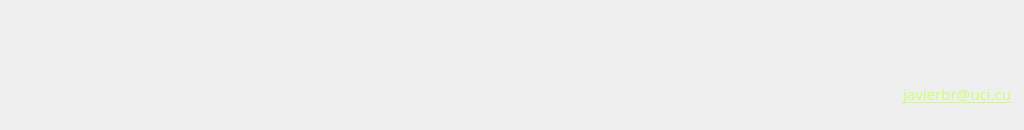
<?xml version="1.0" encoding="UTF-8"?>
<ui version="4.0">
 <class>FormBeta</class>
 <widget class="QWidget" name="FormBeta">
  <property name="geometry">
   <rect>
    <x>0</x>
    <y>0</y>
    <width>1024</width>
    <height>130</height>
   </rect>
  </property>
  <property name="minimumSize">
   <size>
    <width>1024</width>
    <height>130</height>
   </size>
  </property>
  <property name="maximumSize">
   <size>
    <width>1024</width>
    <height>130</height>
   </size>
  </property>
  <property name="windowTitle">
   <string>Form</string>
  </property>
  <widget class="QLabel" name="label">
   <property name="geometry">
    <rect>
     <x>694</x>
     <y>0</y>
     <width>330</width>
     <height>130</height>
    </rect>
   </property>
   <property name="text">
    <string/>
   </property>
   <property name="pixmap">
    <pixmap resource="../resources/resources.qrc">:/stylesheet/poster_beta.png</pixmap>
   </property>
  </widget>
  <widget class="QLabel" name="label_2">
   <property name="geometry">
    <rect>
     <x>903</x>
     <y>83</y>
     <width>121</width>
     <height>21</height>
    </rect>
   </property>
   <property name="font">
    <font>
     <family>Revue BT</family>
     <pointsize>11</pointsize>
    </font>
   </property>
   <property name="text">
    <string>&lt;html&gt;&lt;head/&gt;&lt;body&gt;&lt;p&gt;&lt;a href=&quot;mailto:javierbr@uci.cu&quot;&gt;&lt;span style=&quot; text-decoration: underline; color:#ccff79;&quot;&gt;javierbr@uci.cu&lt;/span&gt;&lt;/a&gt;&lt;/p&gt;&lt;/body&gt;&lt;/html&gt;</string>
   </property>
   <property name="openExternalLinks">
    <bool>true</bool>
   </property>
  </widget>
 </widget>
 <resources>
  <include location="../resources/resources.qrc"/>
 </resources>
 <connections/>
</ui>
